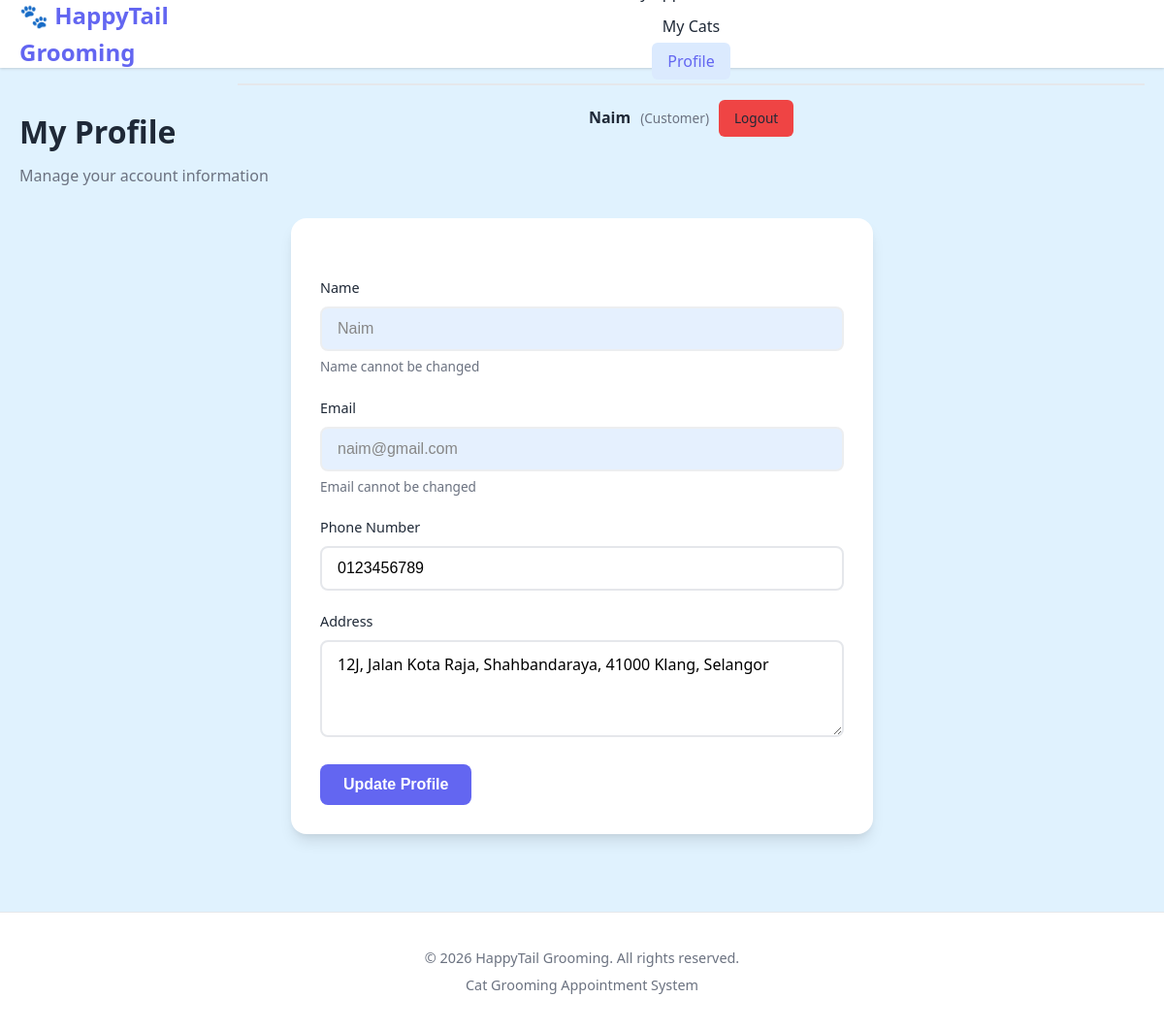
Screenshot of /profile.php (signed in) with the database file from the repository.
### tables this page shows
CREATE TABLE IF NOT EXISTS `customers` (
`customer_id` int(11) NOT NULL,
  `user_id` int(11) DEFAULT NULL,
  `phone` varchar(20) DEFAULT NULL,
  `address` text
);

CREATE TABLE IF NOT EXISTS `users` (
`user_id` int(11) NOT NULL,
  `name` varchar(100) NOT NULL,
  `email` varchar(100) NOT NULL,
  `password` varchar(255) NOT NULL,
  `role` enum('admin','staff','customer') DEFAULT 'customer',
  `created_at` timestamp NOT NULL DEFAULT CURRENT_TIMESTAMP
);

### profile.php (the view, shortened to what this page needs)
<?php
include "../core/db.php";
$user_id = (int)$_SESSION['user_id'];
$customer_query = "SELECT c.*, u.name, u.email FROM customers c
                   RIGHT JOIN users u ON c.user_id = u.user_id
                   WHERE u.user_id = ?";
$stmt = mysqli_prepare($conn, $customer_query);
mysqli_stmt_bind_param($stmt, "i", $user_id);
mysqli_stmt_execute($stmt);
$customer_result = mysqli_stmt_get_result($stmt);
$customer_data = mysqli_fetch_assoc($customer_result);
?>
<!DOCTYPE html>
<html lang="en">
<head>
    <link rel="stylesheet" href="../../css/style.css">
    <link rel="stylesheet" href="../../css/customer/customer.css">
</head>
<body>
    <?php include "../core/menu.php"; ?>
    <div class="main-content">
        <div class="container">
            <div class="page-header">
                <h1>My Profile</h1>
                <p>Manage your account information</p>
            </div>
            <div class="form-container" style="max-width: 600px; margin: 0 auto;">
                <form method="POST" action="" class="login-form">
                    <div class="form-group">
                        <label>Name</label>
                        <input type="text" value="<?php echo htmlspecialchars($customer_data['name']); ?>" disabled>
                        <small style="color: #6b7280;">Name cannot be changed</small>
                    </div>
                    <div class="form-group">
                        <label>Email</label>
                        <input type="email" value="<?php echo htmlspecialchars($customer_data['email']); ?>" disabled>
                        <small style="color: #6b7280;">Email cannot be changed</small>
                    </div>
                    <div class="form-group">
                        <label for="phone">Phone Number</label>
                        <input type="tel" id="phone" name="phone"
                               value="<?php echo htmlspecialchars(isset($customer_data['phone']) ? $customer_data['phone'] : ''); ?>"
                               placeholder="Enter your phone number">
                    </div>
                    <div class="form-group">
                        <label for="address">Address</label>
                        <textarea id="address" name="address" rows="3"
                                  placeholder="Enter your address"><?php echo htmlspecialchars(isset($customer_data['address']) ? $customer_data['address'] : ''); ?></textarea>
                    </div>
                    <button type="submit" class="btn btn-primary">Update Profile</button>
                </form>
            </div>
        </div>
    </div>
    <?php include "../core/footer.php"; ?>
</body>
</html>

### style.css (style rules this page uses)
* { margin: 0; padding: 0; box-sizing: border-box; }
:root { --primary-color: #6366f1; --primary-dark: #4f46e5; --secondary-color: #8b5cf6; --success-color: #10b981; --warning-color: #f59e0b; --danger-color: #ef4444; --text-primary: #1f2937; --text-secondary: #6b7280; --bg-primary: #ffffff; --bg-secondary: #e0f2fe; --bg-tertiary: #dbeafe; --border-color: #e5e7eb; --shadow: 0 1px 3px 0 rgba(0, 0, 0, 0.1), 0 1px 2px 0 rgba(0, 0, 0, 0.06); --shadow-lg: 0 10px 15px -3px rgba(0, 0, 0, 0.1), 0 4px 6px -2px rgba(0, 0, 0, 0.05); }
body { font-family: 'Segoe UI', Tahoma, Geneva, Verdana, sans-serif; background-color: var(--bg-secondary); color: var(--text-primary); line-height: 1.6; }
.login-form { margin-top: 30px; }
.form-group { margin-bottom: 20px; }
.form-group label { display: block; margin-bottom: 8px; color: var(--text-primary); font-weight: 500; font-size: 0.9rem; }
.form-group input { width: 100%; padding: 12px 16px; border: 2px solid var(--border-color); border-radius: 8px; font-size: 1rem; transition: all 0.3s ease; }
.form-group select, .form-group textarea { width: 100%; padding: 12px 16px; border: 2px solid var(--border-color); border-radius: 8px; font-size: 1rem; font-family: inherit; transition: all 0.3s ease; background-color: var(--bg-primary); }
.form-group textarea { resize: vertical; min-height: 100px; }
.form-group small { display: block; margin-top: 5px; font-size: 0.85rem; }
.form-group input:disabled { background-color: var(--bg-tertiary); cursor: not-allowed; opacity: 0.7; }
.btn { padding: 12px 24px; border: none; border-radius: 8px; font-size: 1rem; font-weight: 600; cursor: pointer; transition: all 0.3s ease; display: inline-block; text-decoration: none; text-align: center; min-width: 120px; }
.btn-primary { background-color: var(--primary-color); color: white; }
.main-content { min-height: calc(100vh - 70px - 80px); padding: 40px 20px; }
.container { max-width: 1200px; margin: 0 auto; }
.page-header { margin-bottom: 30px; }
.page-header h1 { font-size: 2rem; color: var(--text-primary); margin-bottom: 8px; }
.page-header p { color: var(--text-secondary); }

### customer.css (style rules this page uses)
:root { --customer-primary: #10b981; --customer-primary-dark: #059669; --customer-accent: #34d399; --customer-light: #d1fae5; }
.form-container { background: var(--bg-primary); border-radius: 16px; padding: 30px; box-shadow: var(--shadow-lg); margin: 20px 0; }

### rows the page displays
customers: user.name "Naim", user.email "naim@gmail.com", phone "0123456789", address "12J, Jalan Kota Raja, Shahbandaraya, 41000 Klang, Selangor"

### other values shown
$_SESSION['name'] "Naim"
$role "Customer"
